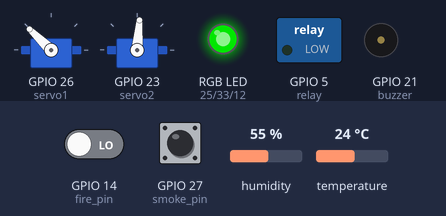
The program below on a simulated ESP32 board running MicroPython. Parts: 2 × servo, switched loads named in the program (green lamp = pin HIGH), an RGB LED mixed from three pins (HIGH = lit), buzzer (waves = sounding). The inputs (shaded band) are chosen by the test bench; at power-on: GPIO 14 (fire_pin) LOW, GPIO 27 (smoke_pin) LOW, humidity 55 %, temperature 24 °C. Dim RGB values are drawn brighter than linear; the stepper is drawn at 200 steps a turn; servo angles are drawn from the pulse width (0.5 ms = 0°, 2.5 ms = 180°); what the program prints to the serial console is not drawn.

Above: at 2.28 s.
2.3 s: GPIO 14 (fire_pin) driven HIGH
At 3.4 s:
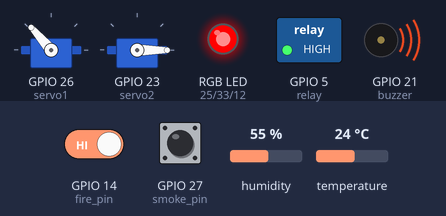
5.8 s: GPIO 14 (fire_pin) driven LOW
At 8.8 s:
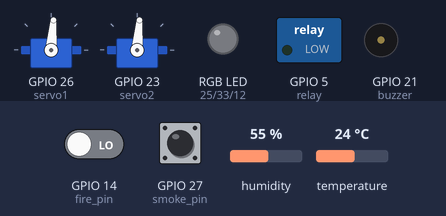
9.3 s: GPIO 27 (smoke_pin) pulled HIGH for 0.15 s
At 9.53 s:
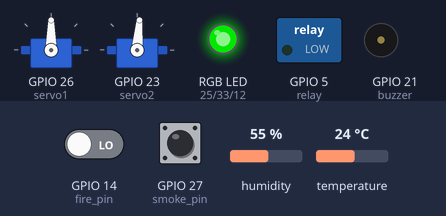
13.6 s: GPIO 27 (smoke_pin) pulled HIGH for 1 s
At 13.75 s:
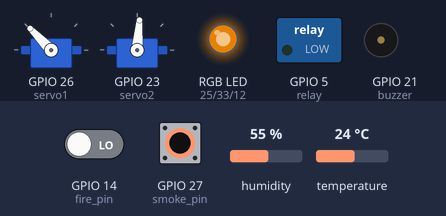
17.1 s: GPIO 27 (smoke_pin) pulled HIGH for 3.2 s
At 19.45 s:
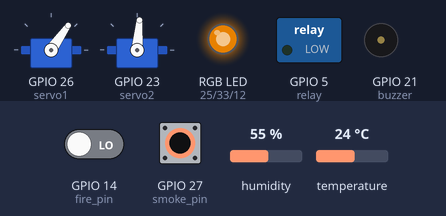
21.8 s: GPIO 14 (fire_pin) driven HIGH
At 22.9 s:
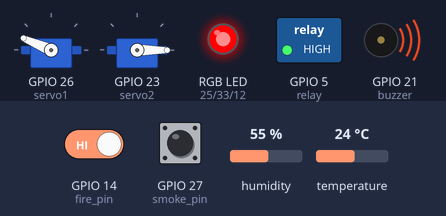
Timing chart, 0 to 27.9 s (numbered marks = the images above; inputs shaded):
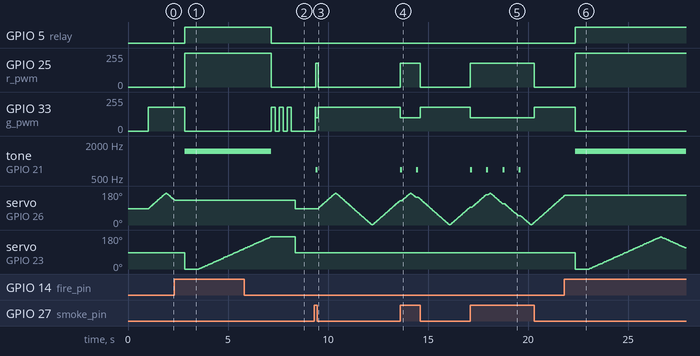

The program:

main.py
```python
# ============================================================
# Full Fire Suppression System
# Board: Plain ESP32
# ============================================================
# GPIO pins:
#   Servo 1 (scanner) → GPIO26
#   Servo 2 (nozzle)  → GPIO23
#   Fire sensor       → GPIO14
#   Smoke sensor D0   → GPIO27
#   Relay / pump      → GPIO5
#   Buzzer            → GPIO21
#   DHT11             → GPIO13
#   RGB R             → GPIO25
#   RGB G             → GPIO33
#   RGB B             → GPIO12
#
# Behaviour:
#   STANDBY  — Servo 1 sweeps 0-180, LED green, DHT11 logs
#              Servo 2 OFF, pump OFF — strictly no exceptions
#
#   WARNING  — Smoke detected, LED yellow, slow beep
#              Servo 1 keeps sweeping
#              Servo 2 OFF, pump OFF — strictly no exceptions
#
#   DANGER   — Fire confirmed (3 reads) + verified (5 reads):
#              Servo 1 locks at detection angle
#              Servo 2 sweeps full 0°→180°→0° continuously
#              Pump ON — sprays at every angle
#              LED red, buzzer continuous
#              Continues until fire sensor clears
#
#   RESET    — Fire gone, pump OFF, servo 2 parks at 90°
#              Servo 1 resumes sweep, LED green flashes
# ============================================================

import machine
import dht
import time

# ================================================================
# GPIO CONFIG
# ================================================================

SERVO1_PIN      = 26
SERVO2_PIN      = 23
FIRE_PIN        = 14
SMOKE_PIN       = 27
RELAY_PIN       = 5
BUZZER_PIN      = 21
DHT_PIN         = 13
RGB_R_PIN       = 25
RGB_G_PIN       = 33
RGB_B_PIN       = 12

# ================================================================
# TUNING
# ================================================================

RELAY_ACTIVE_LOW = False   # LOW = pump ON (standard relay modules)

SERVO_FREQ      = 50      # Hz
SERVO_MIN_US    = 500     # pulse → 0°
SERVO_MAX_US    = 2400    # pulse → 180°

SCAN_STEP       = 2       # servo 1 degrees per tick
SCAN_DELAY_MS   = 20      # servo 1 ms per tick

SPRAY_STEP      = 2       # servo 2 degrees per tick
SPRAY_DELAY_MS  = 40      # servo 2 ms per tick (slower = more water per angle)

CONFIRM_COUNT   = 3       # consecutive fire reads to enter DANGER
VERIFY_COUNT    = 5       # additional reads to confirm before pump ON
VERIFY_DELAY_MS = 100     # ms between verification reads

DHT_INTERVAL_MS = 5000    # ms between DHT11 readings

# ================================================================
# HARDWARE INIT
# ================================================================

servo1     = machine.PWM(machine.Pin(SERVO1_PIN), freq=SERVO_FREQ)
servo2     = machine.PWM(machine.Pin(SERVO2_PIN), freq=SERVO_FREQ)
fire_pin   = machine.Pin(FIRE_PIN,  machine.Pin.IN)
smoke_pin  = machine.Pin(SMOKE_PIN, machine.Pin.IN)
relay      = machine.Pin(RELAY_PIN, machine.Pin.OUT)
dht_sensor = dht.DHT11(machine.Pin(DHT_PIN))

buzzer = machine.PWM(machine.Pin(BUZZER_PIN))
buzzer.duty(0)

r_pwm = machine.PWM(machine.Pin(RGB_R_PIN), freq=1000)
g_pwm = machine.PWM(machine.Pin(RGB_G_PIN), freq=1000)
b_pwm = machine.PWM(machine.Pin(RGB_B_PIN), freq=1000)

# ================================================================
# LOW-LEVEL HELPERS
# ================================================================

def angle_to_duty(angle):
    pulse_us = SERVO_MIN_US + (angle / 180.0) * (SERVO_MAX_US - SERVO_MIN_US)
    return int(pulse_us / 20000.0 * 1023)

def set_servo1(angle):
    servo1.duty(angle_to_duty(max(0, min(180, angle))))

def set_servo2(angle):
    servo2.duty(angle_to_duty(max(0, min(180, angle))))

def pump_on():
    relay.value(0 if RELAY_ACTIVE_LOW else 1)

def pump_off():
    relay.value(1 if RELAY_ACTIVE_LOW else 0)

def fire_detected():
    # Active LOW: sensor pulls D0 LOW when flame is in range
    return fire_pin.value() == 1

def smoke_detected():
    # Active LOW: sensor pulls D0 LOW when smoke threshold exceeded
    return smoke_pin.value() == 1

def set_rgb(r, g, b):
    r_pwm.duty(int(r / 255 * 1023))
    g_pwm.duty(int(g / 255 * 1023))
    b_pwm.duty(int(b / 255 * 1023))

def led_green():  set_rgb(0, 180, 0)
def led_yellow(): set_rgb(180, 100, 0)
def led_red():    set_rgb(255, 0, 0)
def led_off():    set_rgb(0, 0, 0)

def buzzer_on(freq=1500):
    buzzer.freq(freq)
    buzzer.duty(512)

def buzzer_off():
    buzzer.duty(0)

def read_dht():
    try:
        dht_sensor.measure()
        return dht_sensor.temperature(), dht_sensor.humidity()
    except OSError:
        return None, None

# ================================================================
# FIRE VERIFICATION
# Called once after CONFIRM_COUNT is reached.
# Reads the sensor VERIFY_COUNT more times.
# Every single read must return True — one clear read aborts.
# Pump and servo 2 will NOT activate if this returns False.
# ================================================================

def fire_verified():
    for i in range(VERIFY_COUNT):
        if not fire_detected():
            print(f"  Verify read {i+1}/{VERIFY_COUNT}: clear — false positive.")
            return False
        time.sleep_ms(VERIFY_DELAY_MS)
    return True

# ================================================================
# SPRAY SWEEP
# Called ONLY after fire_verified() returns True.
# Servo 2 sweeps 0°→180°→0° while pump sprays every angle.
# Fire sensor checked at end of each full pass.
# Returns when fire clears.
# ================================================================

def spray_sweep():
    angle = 0
    direction = 1
    passes = 0

    print("  Servo 2 moving to 0° start position...")
    set_servo2(0)
    time.sleep_ms(700)

    print("  Sweeping 0°→180° and back — spraying all angles...")

    while True:
        angle += SPRAY_STEP * direction
        set_servo2(angle)
        time.sleep_ms(SPRAY_DELAY_MS)

        if angle >= 180:
            angle = 180
            direction = -1
            passes += 1
            print(f"  Pass {passes} complete (at 180°) — checking fire sensor...")
            if not fire_detected():
                print("  Fire cleared.")
                break

        elif angle <= 0:
            angle = 0
            direction = 1
            passes += 1
            print(f"  Pass {passes} complete (at 0°) — checking fire sensor...")
            if not fire_detected():
                print("  Fire cleared.")
                break

# ================================================================
# STARTUP — safe state guaranteed before anything runs
# ================================================================

pump_off()          # relay de-energised
buzzer_off()
set_servo1(90)      # scanner centres
set_servo2(90)      # nozzle parks — will not move until fire verified
led_off()
time.sleep(1)

print("=" * 48)
print("  ESP32 Fire Suppression System — Online")
print(f"  Servo 1 (scanner)  GPIO{SERVO1_PIN}  — sweeping")
print(f"  Servo 2 (nozzle)   GPIO{SERVO2_PIN}  — parked at 90° [OFF]")
print(f"  Pump / relay       GPIO{RELAY_PIN}   — OFF")
print(f"  Fire sensor        GPIO{FIRE_PIN}")
print(f"  Smoke sensor       GPIO{SMOKE_PIN}")
print(f"  Buzzer             GPIO{BUZZER_PIN}")
print(f"  DHT11              GPIO{DHT_PIN}")
print(f"  RGB LED            R{RGB_R_PIN} / G{RGB_G_PIN} / B{RGB_B_PIN}")
print("=" * 48)
print(f"  Pump activates after {CONFIRM_COUNT} reads + {VERIFY_COUNT} verifications only.")
print("  Green=standby  Yellow=smoke  Red=fire\n")

# ================================================================
# MAIN LOOP
# ================================================================

scan_angle   = 90     # current servo 1 position
scan_dir     = 1      # sweep direction
confirm      = 0      # consecutive fire read counter
last_dht_ms  = 0
last_beep_ms = 0

led_green()

while True:
    now = time.ticks_ms()

    # ---- DHT11 non-blocking read ----
    if time.ticks_diff(now, last_dht_ms) >= DHT_INTERVAL_MS:
        temp, hum = read_dht()
        if temp is not None:
            print(f"[DHT11] {temp}C  {hum}% RH")
        else:
            print("[DHT11] Read error")
        last_dht_ms = now

    fire  = fire_detected()
    smoke = smoke_detected()

    # ---- Update fire confirmation counter ----
    if fire:
        confirm += 1
    else:
        confirm = 0

    # ==============================================================
    # DANGER STATE
    # Only reached after CONFIRM_COUNT consecutive fire reads.
    # Pump and servo 2 activate ONLY if fire_verified() is True.
    # ==============================================================
    if confirm >= CONFIRM_COUNT:
        locked_angle = scan_angle
        print(f"\n[FIRE] {CONFIRM_COUNT} consecutive reads — servo 1 at {locked_angle}°")
        print(f"  Verifying ({VERIFY_COUNT} reads × {VERIFY_DELAY_MS}ms)...")

        if not fire_verified():
            confirm = 0
            print("  False positive detected — pump stays OFF.\n")

        else:
            print("  FIRE VERIFIED.")
            print(f"  Servo 1 locked at {locked_angle}°")
            print("  Pump ON — servo 2 sweeping full 180°...")

            # Lock servo 1 at detection angle
            set_servo1(locked_angle)

            # Alert
            led_red()
            buzzer_on(1500)

            # Pump ON — activated here and only here
            pump_on()

            # Servo 2 sweeps full 0-180 range spraying all angles
            spray_sweep()

            # ---- Fire gone — shut everything down ----
            pump_off()
            buzzer_off()
            print("[FIRE] Suppressed. System resetting...\n")

            # 3 green flashes = all clear
            for _ in range(3):
                led_green()
                time.sleep_ms(200)
                led_off()
                time.sleep_ms(200)

            # Return both servos home
            set_servo2(90)
            set_servo1(90)
            time.sleep(1)

            # Reset all state
            scan_angle  = 90
            scan_dir    = 1
            confirm     = 0
            led_green()
            print("Standby resumed.")
            print("Servo 2 parked. Pump OFF.\n")

    # ==============================================================
    # WARNING STATE — smoke only, no fire
    # Servo 2 and pump not touched.
    # ==============================================================
    elif smoke:
        led_yellow()
        if time.ticks_diff(now, last_beep_ms) >= 800:
            buzzer_on(700)
            time.sleep_ms(100)
            buzzer_off()
            last_beep_ms = now
            print("[SMOKE] Smoke detected — pump OFF, servo 2 parked")

        scan_angle += SCAN_STEP * scan_dir
        if scan_angle >= 180:
            scan_angle = 180
            scan_dir   = -1
        elif scan_angle <= 0:
            scan_angle = 0
            scan_dir   = 1
        set_servo1(scan_angle)
        time.sleep_ms(SCAN_DELAY_MS)

    # ==============================================================
    # STANDBY STATE — all clear
    # Servo 2 and pump not touched.
    # ==============================================================
    else:
        led_green()
        buzzer_off()

        scan_angle += SCAN_STEP * scan_dir
        if scan_angle >= 180:
            scan_angle = 180
            scan_dir   = -1
        elif scan_angle <= 0:
            scan_angle = 0
            scan_dir   = 1
        set_servo1(scan_angle)
        time.sleep_ms(SCAN_DELAY_MS)
```

Measured:
- after the input at 2.3 s, GPIO 5 (relay): LOW → HIGH after 0.55 s; GPIO 25 (r_pwm): 0/255 → 255/255 after 0.55 s; GPIO 33 (g_pwm): 180/255 → 0/255 after 0.55 s; tone on GPIO 21 (buzzer): silent → 1500 Hz after 0.55 s; servo on GPIO 26 (servo1): goes on until 2.3 s, then stays 131°
- after the input at 5.8 s, GPIO 5 (relay): HIGH → LOW after 1.4 s; GPIO 25 (r_pwm): 255/255 → 0/255 after 1.4 s; GPIO 33 (g_pwm): alternates 180/255 for 0.20 s and 0/255 for 0.20 s, 6 changes in all, then stays 0/255, starting after 1.4 s; tone on GPIO 21 (buzzer): 1500 Hz → silent after 1.4 s; servo on GPIO 26 (servo1): 131° → 85° after 2.6 s
- after the input at 9.3 s, GPIO 25 (r_pwm): 0/255 → 180/255 after 0.08 s, → 0/255 0.12 s later; tone on GPIO 21 (buzzer): silent → 700 Hz after 0.08 s, → silent 0.10 s later
- after the input at 13.6 s, GPIO 25 (r_pwm): 0/255 → 180/255 at once, → 0/255 1.0 s later; GPIO 33 (g_pwm): 180/255 → 100/255 at once, → 180/255 1.0 s later; tone on GPIO 21 (buzzer): alternates 700 Hz for 0.10 s and silent for 0.71 s, 4 changes in all, then stays silent, starting at once
- after the input at 17.1 s, GPIO 25 (r_pwm): 0/255 → 180/255 at once, → 0/255 3.2 s later; GPIO 33 (g_pwm): 180/255 → 100/255 at once, → 180/255 3.2 s later; tone on GPIO 21 (buzzer): alternates 700 Hz for 0.10 s and silent for 0.71 s, 8 changes in all, then stays silent, starting at once
- after the input at 21.8 s, GPIO 5 (relay): LOW → HIGH after 0.56 s; GPIO 25 (r_pwm): 0/255 → 255/255 after 0.56 s; GPIO 33 (g_pwm): 180/255 → 0/255 after 0.56 s; tone on GPIO 21 (buzzer): silent → 1500 Hz after 0.56 s; servo on GPIO 26 (servo1): goes on until 21.8 s, then stays 157°
- by itself, servo on GPIO 26 (servo1): rises from 85° to 170° in 0.89 s, then falls to 134° in 0.39 s
